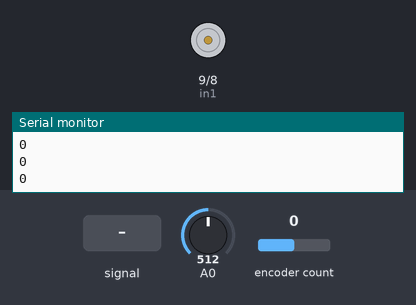
Bench run of a sketch on a simulated Arduino Uno, built with avr-gcc and run on an emulated ATmega328P. On the bench: motor-driver pin pairs drawn as motors (green arrow = first pin HIGH = forward, orange = second pin HIGH = backward, longer = more drive, scaled by the enable pin), the last lines printed to the serial monitor. The inputs (shaded band) are chosen by the test bench; at power-on: A0 = 512, encoder count 0.

Above: at 1.2 s.
1.3 s: A0 fed a 200 Hz sine of ±460 counts around its level
At 1.8 s:
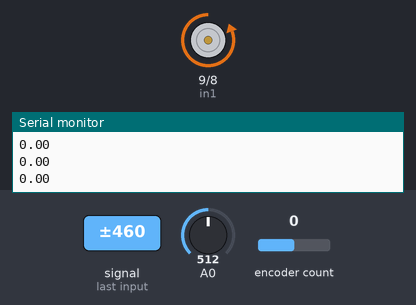
Timing chart, 0 to 4.3 s (numbered marks = the images above; inputs shaded):
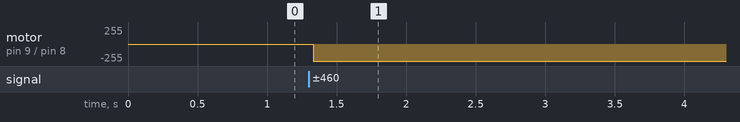

Measured:
- after the input at 1.3 s, motor on pin 9 (in1) / pin 8 (in2): stopped → backward 255/255 at once

The sketch:

LevelUp_v3.ino
```cpp
#include <Encoder.h>
#include <Wire.h>

#ifndef cbi
#define cbi(sfr, bit) (_SFR_BYTE(sfr) &= ~_BV(bit))
#endif
#ifndef sbi
#define sbi(sfr, bit) (_SFR_BYTE(sfr) |= _BV(bit))
#endif

// connect motor controller pins to Arduino digital pins
// motor one
int enA = 10; //speed
int in1 = 9;  //on-off and direction
int in2 = 8; //on-off and direction
int upPin = 0;
int downPin = 1;
int shakePin = 7;
volatile bool bUp=false;
volatile bool bDown=false;
volatile bool bShake=false;

Encoder myEnc(2, 3);

double sens[2]={0}; //0: running total; 1:previous

void buttonUp()
{
  delayMicroseconds(100);
  if(digitalRead(upPin)==HIGH)bUp=true;
}

 void buttonDown()
 {
  delayMicroseconds(100);
  if(digitalRead(downPin)==HIGH)bDown=true;
 }

 void buttonShake()
 {
  delayMicroseconds(100);
  if(digitalRead(shakePin)==HIGH)bShake=true;
 }


void setup()
{
  // set all the motor control pins to outputs
  sbi(ADCSRA,ADPS2);
  sbi(ADCSRA,ADPS1);
  sbi(ADCSRA,ADPS0);
  pinMode(enA, OUTPUT);
  pinMode(in1, OUTPUT);
  pinMode(in2, OUTPUT);
  analogWrite(enA, 400);
  Serial.begin(9600);
  attachInterrupt(digitalPinToInterrupt(upPin), buttonUp, RISING);
  attachInterrupt(digitalPinToInterrupt(downPin), buttonDown, RISING);
  attachInterrupt(digitalPinToInterrupt(shakePin), buttonShake, RISING);
  for(int i=0; i<100; i++)
  {
    sens[1]=sens[1]+analogRead(A0);
    delayMicroseconds(5);
  }
}

void loop()
{
  for(int i=0; i<100; i++)
  {
    sens[0]=sens[0]+analogRead(A0);
    delayMicroseconds(5);
  }
  Serial.println(myEnc.read());

  if(myAbs(sens[0]-sens[1])>7000)
  {
    driveMotor(in1, in2, -10000);
  }

  if(bUp)
  {
    driveMotor(in1, in2, 10000);
    bUp=false;
  }

  if(bDown)
  {
    driveMotor(in1, in2, -10000);
    bDown=false;
  }

  if (bShake)
  {
    driveMotor(in1, in2, 5000);
    driveMotor(in1 ,in2, -5000);
    bShake=false;
  }

  sens[1]=sens[0];
  sens[0]=0;
}

void driveMotor(int in1, int in2, long dur)
{
  double origDeg=myEnc.read();
  double curDeg=myEnc.read();
  bool dir = dur > 0;

  while(curDeg < (origDeg+dur-2) || curDeg > (origDeg+dur+2))
  {
    analogWrite(enA, 400);

    curDeg=myEnc.read();
    Serial.println(curDeg);
    if(curDeg < origDeg+dur)
    {
      digitalWrite(in1, HIGH);
      digitalWrite(in2, LOW);
    }
    else
    {
      digitalWrite(in1, LOW);
      digitalWrite(in2, HIGH);
    }
  }
  digitalWrite(in1, LOW);
  digitalWrite(in2, LOW);
}

double myAbs(double in)
{
  if (in<0) return -in;
  else return in;
}
```
